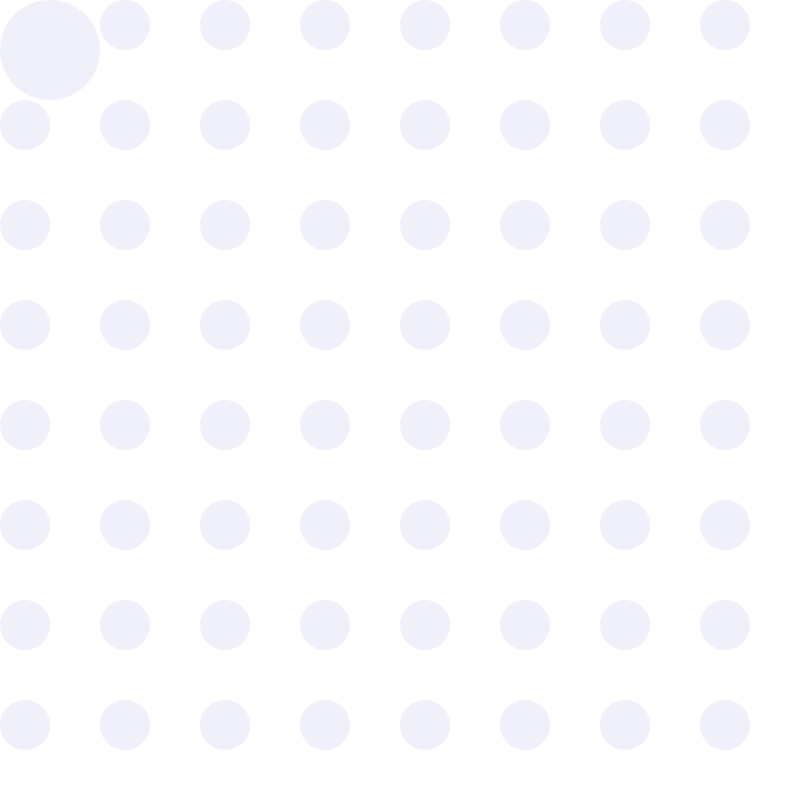
Frame 1 (no input)
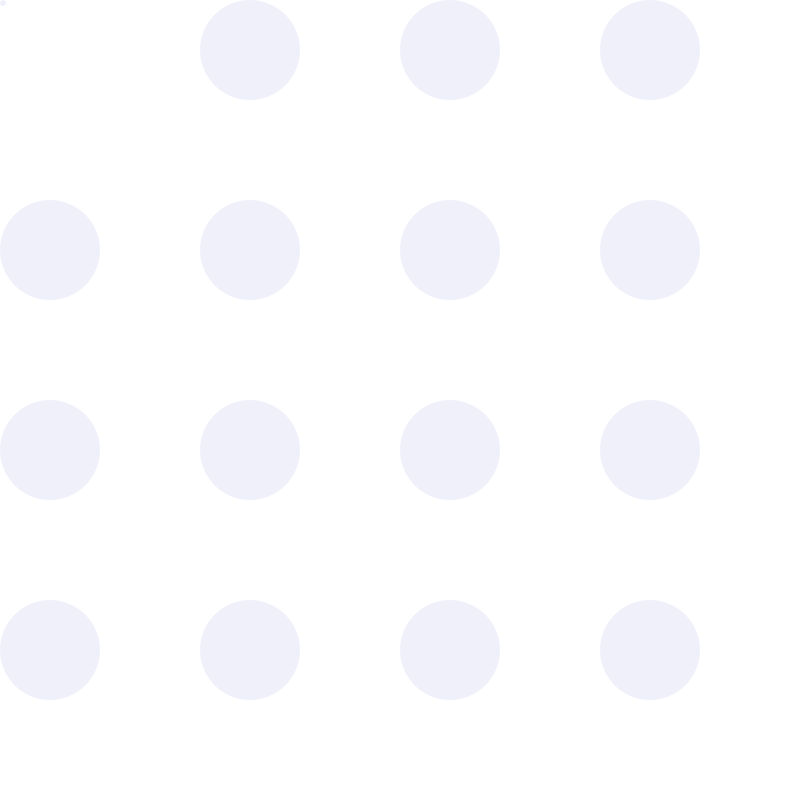
Frame 60 (the mouse pressed at the canvas centre just before this capture)
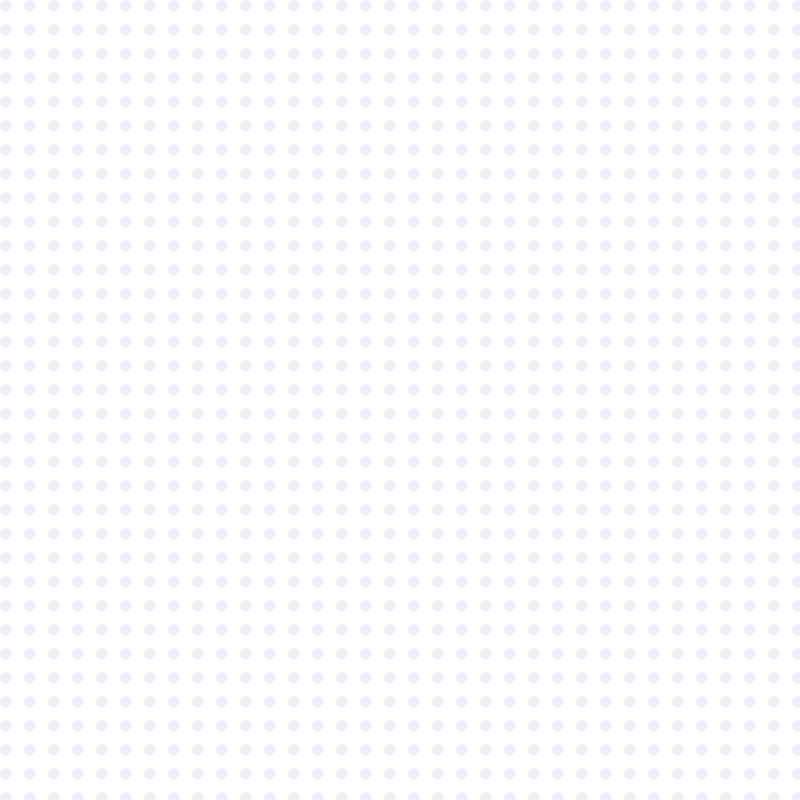
Frame 120 (the mouse held since frame 60 and released just before this capture)

The Processing sketch that drew these frames (run headless with seeded random() and noise(); from frame 60 on, the mouse is pressed at the canvas centre):

// Processing sketch: ex_7_function_return_value
// ── ex_7_function_return_value.pde
int circleSize = 100;

/**
 * Function return values
 *
 * draw more circles when the user
 * hovers over a circle
 */
void setup() { // setup has no return value, his value is "void"
  size(800, 800);
}

void draw() { // draw has no return value, his value is "void"
  background(255);

  for (int x=0; x<width; x=x+2*circleSize) {
    for (int y=0; y<height; y=y+2*circleSize) {
      /* draw a new circle at our location
       * and save the return value of that function call
       * to a new variable called hovering */
      boolean hovering = drawHoverCircle(x, y, circleSize);

      if (hovering) {
        /* if we are hovering over a circle
         * half the number of circles */
        circleSize = circleSize / 2;
        
        if(circleSize < 5){
          circleSize = 100;
        }
      }
    }
  }
}



/* drawHoverCircle
 * draw a circle and change his color on hover
 *
 * x: x location of circle
 * y: y location of circle
 * circleSize: diameter of the circle
 *
 * returns true if the mouse is over the circle
 * returns false if the mouse is not over the circle
 */
boolean drawHoverCircle(float x, float y, float circleSize) {
  float circleRadius = circleSize/2;
  noStroke();
  ellipseMode(CORNER);

  // draw the circle
  fill(#3246BF, 20);
  ellipse(x, y, circleSize, circleSize);

  /* test if the mouse is inside our circle
   * IE the distance between the mouse location
   * and the x,y location of the circle is less than the
   * radius of the circle */
  if (dist(mouseX, mouseY, x, y) < circleRadius) {
    return true;
  } else {
    return false;
  }
}
